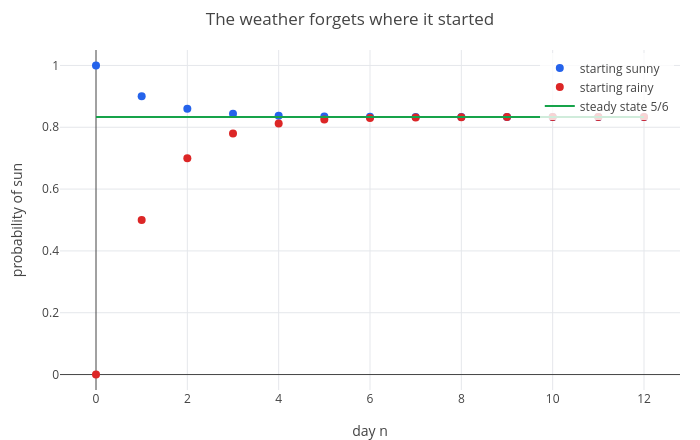

Notebook source saved alongside this figure:
### Markdown cell above
The plot has the day $n$ across and the probability of sun up, once starting from a sunny day (blue) and once from a
rainy day (red). The green line is at $5/6$:

### Code cell
p = show(scatter(S1, [n p]), scatter(S2, [n p]), plot(5/6 + 0*n, n, 0, 12));
p = legend(p, "starting sunny", "starting rainy", "steady state 5/6");
labels(title(p, "The weather forgets where it started"), "day n", "probability of sun")

### Figure 1 — Plotly figure (JSON) as saved in the notebook; plotly's stock layout.template omitted (floating-point values rounded to 4 significant figures; data arrays with more than 128 entries replaced by an {"elided": "..."} marker saying what was removed)
{"data": [{"marker": {"color": "#2563eb", "size": 8}, "mode": "markers", "name": "starting sunny", "type": "scatter", "x": [0, 1, 2, 3, 4, 5, 6, 7, 8, 9, 10, 11, 12], "y": [1, 0.9, 0.86, 0.844, 0.8376, 0.835, 0.834, 0.8336, 0.8334, 0.8334, 0.8334, 0.8333, 0.8333]}, {"marker": {"color": "#dc2626", "size": 8}, "mode": "markers", "name": "starting rainy", "type": "scatter", "x": [0, 1, 2, 3, 4, 5, 6, 7, 8, 9, 10, 11, 12], "y": [0, 0.5, 0.7, 0.78, 0.812, 0.8248, 0.8299, 0.832, 0.8328, 0.8331, 0.8332, 0.8333, 0.8333]}, {"line": {"color": "#16a34a", "width": 2}, "mode": "lines", "name": "steady state 5/6", "type": "scatter", "x": {"elided": "402 float values"}, "y": {"elided": "402 float values"}}], "layout": {"height": 440, "legend": {"bgcolor": "rgba(255,255,255,0.8)", "x": 0.99, "xanchor": "right", "y": 0.99, "yanchor": "top"}, "margin": {"b": 50, "l": 60, "r": 20, "t": 50}, "showlegend": true, "title": {"text": "The weather forgets where it started"}, "width": 700, "xaxis": {"title": {"text": "day n"}, "zeroline": true}, "yaxis": {"range": [-0.05, 1.05], "title": {"text": "probability of sun"}, "zeroline": true}}}
